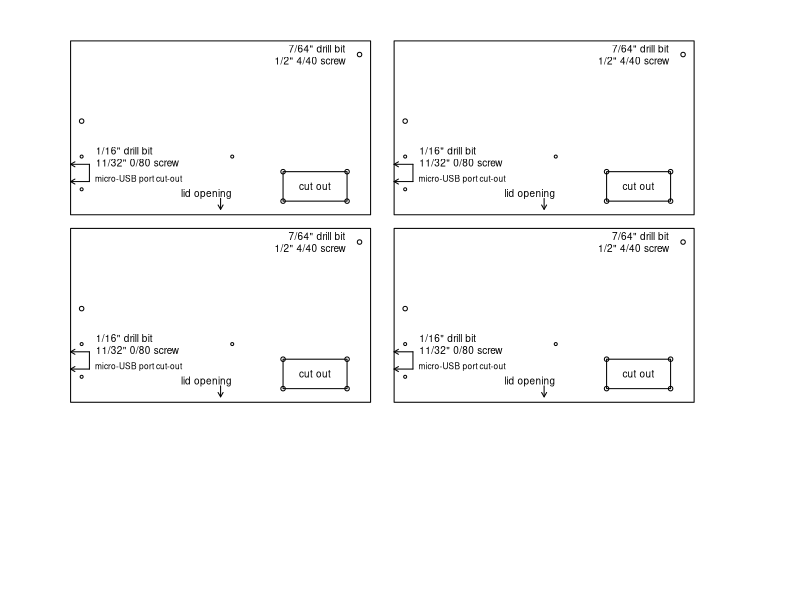
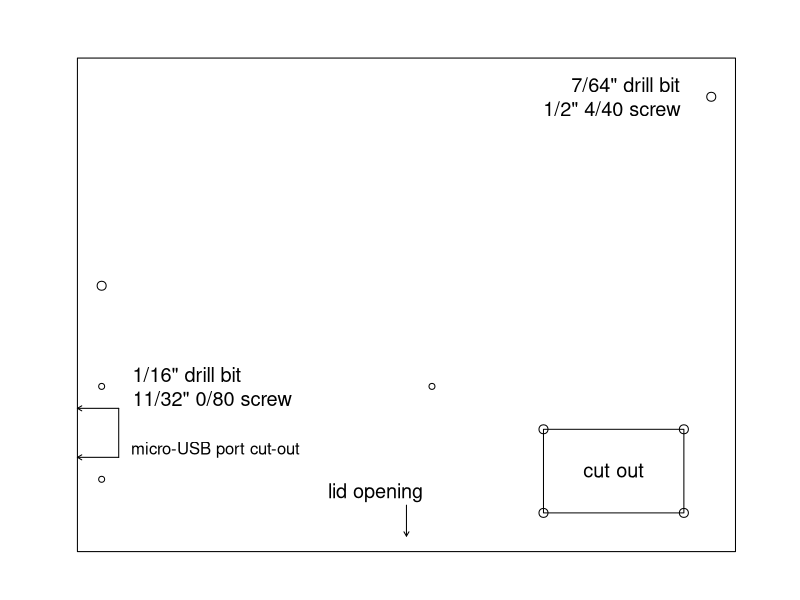

The R source for these figures, in order:
## layout for screws for CO2 monitor

# box is 3 3/16 x 3 3/16 (inches)
# lcd display screw holes are at 75mm x 31mm
# arduino nano every screw holes are at 40.64mm x 15.24mm
# micro-usb port is 0.3165" wide, centered on nano every
# senseair s8 opening is 0.68" wide x 0.54" wide

w <- (3 + 3/16)*1000
lmargin <- 750
tmargin <- 750

pdf("co2_monitor_drill_template.pdf", height=11, width=8.5)
par(bty="n", mar=rep(0,4), oma=rep(0,4))

plot(0,0,xlim=c(0,8500), ylim=c(11000,0), xaxs="i", yaxs="i",
     xaxt="n", yaxt="n", xlab="", ylab="", type="n")


make_drill_template <- function(lmargin, tmargin) {

    # box
    rect(lmargin, tmargin, w+lmargin, w+tmargin, col=NA, border="black")

    # screws for LCD display
    led_width <- (75/25.4)*1000
    left <- w/2 - led_width/2 + lmargin
    right <- w/2 + led_width/2 + lmargin
    top <- tmargin+ 250
    bottom <- top + (31/25.4)*1000

    points(c(left, right), c(bottom, top), cex=0.6)

    text(right-150, top, '7/64" drill bit\n1/2" 4/40 screw',
         cex=0.6, adj=c(1, 0.5))


    # screws for arduino
    arduino_width <- 4.064/2.54*1000
    arduino_height <- 1.524/2.54*1000
    top <- bottom + 650
    bottom <- top+arduino_height
    right <- left+arduino_width

    points(c(left, left, right), c(top, bottom, top), cex=0.4)

    text(left+150, top, '1/16" drill bit\n11/32" 0/80 screw',
         cex=0.6, adj=c(0, 0.5))

    # where to cut for the usb-mini port
    usb_height <- 316.5
    arduino_center <- top + arduino_height/2
    arrows(rep(lmargin+200,2), arduino_center+c(-1,1)*usb_height/2,
           rep(lmargin,2), arduino_center+c(-1,1)*usb_height/2, len=0.05)
    segments(lmargin+200, arduino_center-usb_height/2,
             lmargin+200, arduino_center+usb_height/2)
    text(lmargin+260, arduino_center+usb_height/2-60,
         "micro-USB port cut-out", cex=0.5, adj=c(0,0.5))

    # opening for senseair s8
    s8_width <- 680
    s8_height <- 540

    bottom <- tmargin + w - 250
    right <- lmargin + w - 250
    top <- bottom - s8_height
    left <- right - s8_width
    rect(left, top, right, bottom, col=NA, border="black")
    points(c(left, left, right, right), c(top, bottom, top, bottom), cex=0.6)
    text((left+right)/2, (top+bottom)/2, "cut out", cex=0.6)

    # arrow pointing to lid opening
    arrows(lmargin + w/2, tmargin+w-300, lmargin+w/2, tmargin+w-100, len=0.05)
    text(lmargin+w/2-150, tmargin+w-380, "lid opening", cex=0.6)

}

make_drill_template(lmargin, tmargin)

make_drill_template(lmargin, tmargin*4/3+w)

make_drill_template(lmargin*4/3+w, tmargin)

make_drill_template(lmargin*4/3+w, tmargin*4/3+w)



dev.off()


# create PNG for the README

png("co2_monitor_drill_template.png", height=(4250-750/2)/4, width=(4250-750/2)/4)
par(bty="n", mar=rep(0,4), oma=rep(0,4), cex=2)

plot(0,0,xlim=c(0,4250-750/2), ylim=c(4250-750/2,0), xaxs="i", yaxs="i",
     xaxt="n", yaxt="n", xlab="", ylab="", type="n")

make_drill_template(lmargin/2, tmargin/2)

dev.off()
